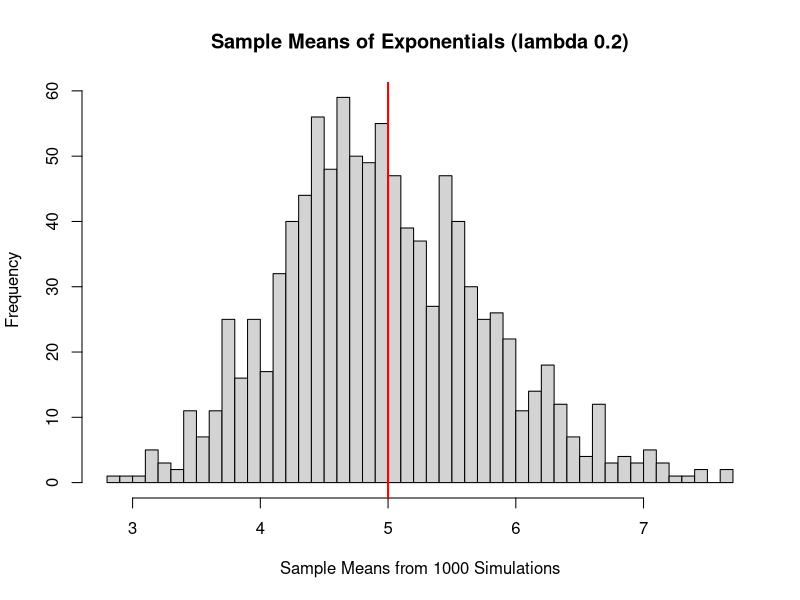
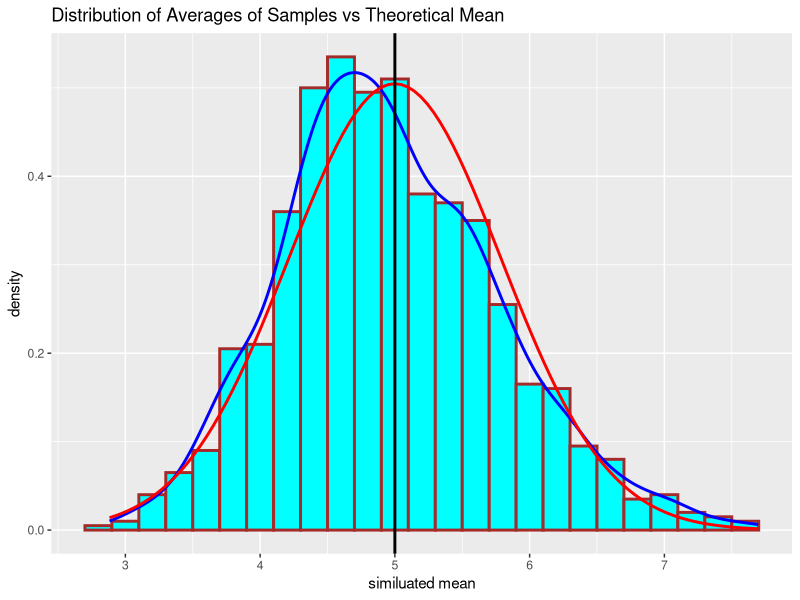
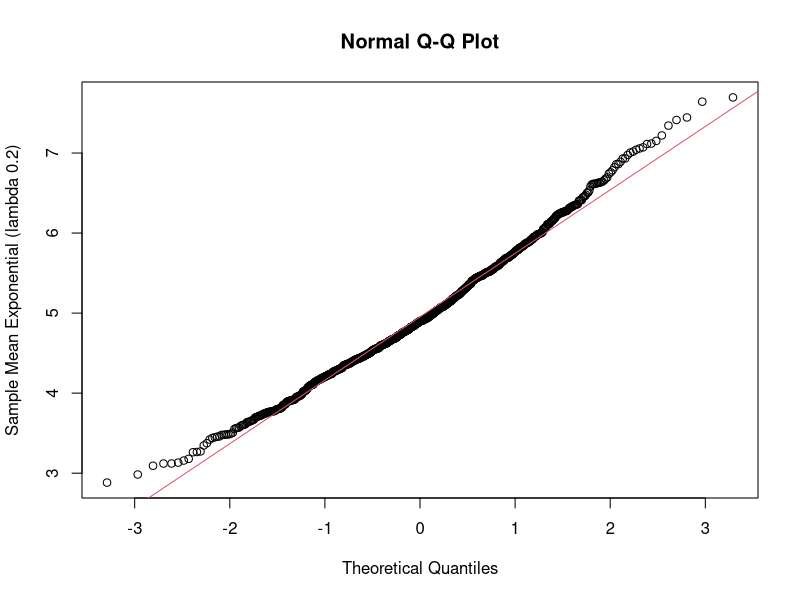

These charts were generated, in order, by the following R code:
## ---- chunk 1
knitr::opts_chunk$set(fig.width=4, fig.height=4, fig.path='Figures/', echo=TRUE, warning=FALSE, message=FALSE)
## ---- chunk 2
library(ggplot2)
## ---- chunk 3

set.seed(33) # Set Seed
lambda <- 0.2 # We set to perform 1000 simulations with 40 samples 
sam_size <- 40
sim_num <- 1000
sim_exp <- replicate(sim_num, mean(rexp(sam_size,lambda))) # This will do a 1000 simulations
sim_mean <- mean(sim_exp)
sim_median <- median(sim_exp)
sim_sd <- sd(sim_exp)
## ---- chunk 4
tm <- 1/lambda  # calculate theoretical mean
sm <- mean(sim_exp) # calculate avg sample mean
## ---- chunk 5
hist(sim_exp,  freq=TRUE, breaks=50, main="Sample Means of Exponentials (lambda 0.2)",
     xlab="Sample Means from 1000 Simulations")
abline(v=5, col="red", lwd=2)
## ---- chunk 6

theor_sd <- (1/lambda)/sqrt(40) # Calculation of the theoretical sd
theor_var <- theor_sd^2 # Calculation of the theoretical variance for sampling data
sim_var    <- var(sim_exp)
## ---- chunk 7
sim_mean_df <- data.frame(sim_exp);
names(sim_mean_df) <- c("sim_exp")
ggplot(sim_mean_df, aes(x=sim_exp)) +
       labs(x="similuated mean", title="Distribution of Averages of Samples vs Theoretical Mean") +
       geom_histogram(aes(y=..density..), color="brown", fill="cyan", size=1, binwidth=0.2) + 
       geom_density(color="blue", size=1) + 
       stat_function(fun=dnorm, args=list(mean=tm, sd=theor_sd), color = "red", size=1) + 
       geom_vline(xintercept=tm, color="black", size=1);
## ---- chunk 8
qqnorm(sim_exp, ylab = "Sample Mean Exponential (lambda 0.2)")
qqline(sim_exp, col = 2)
